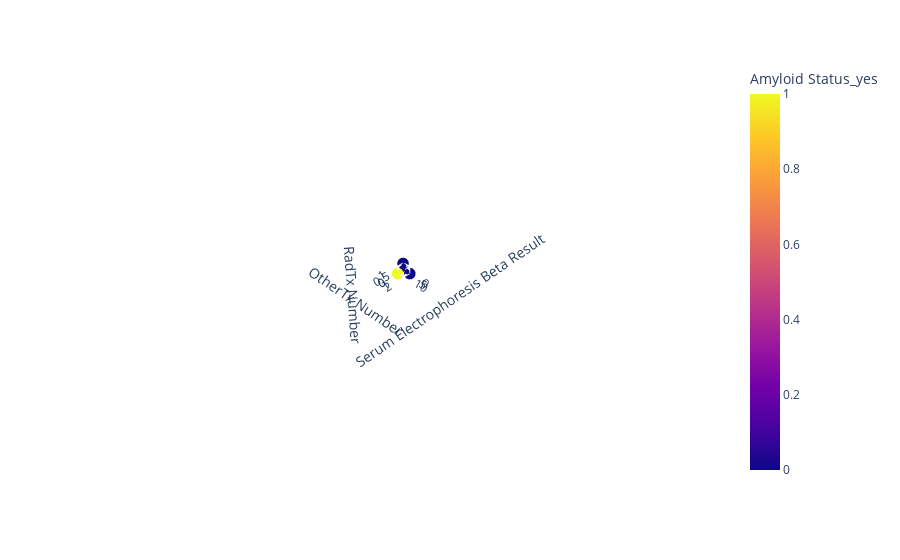

The code cell stored with this chart in its notebook:
### Markdown cell above
## 3D scatter

### Code cell
fig = px.scatter_3d(dataTable, x=top_features[0], y=top_features[1], z=top_features[2],
          color=y_column_Classification)
fig.update_traces(marker_size = 4)
fig.show()

### Figure 1 — Plotly figure (JSON) as saved in the notebook; plotly's stock layout.template omitted (floating-point values rounded to 4 significant figures)
{"data": [{"hovertemplate": "Serum Electrophoresis Beta Result=%{x}<br>OtherTx Number=%{y}<br>RadTx Number=%{z}<br>Amyloid Status_yes=%{marker.color}<extra></extra>", "legendgroup": "", "marker": {"color": [1, 1, 1, 1, 1, 1, 1, 1, 1, 1, 1, 1, 1, 1, 1, 1, 1, 1, 1, 1, 1, 0, 0, 0, 0, 0, 0, 0, 0, 0, 0, 0, 0, 0, 0, 0, 0, 0, 0, 0, 0, 0, 0, 0], "coloraxis": "coloraxis", "size": 4, "symbol": "circle"}, "mode": "markers", "name": "", "scene": "scene", "showlegend": false, "type": "scatter3d", "x": [-1, -1, 0.9, 0.6, 0.9, -1, 0.6, 14, 0.7, -1, 0.8, -1, 0.6, -1, -1, 0.7, 0.5, 0.9, 1.8, -1, 0.5, 0.8, -1, 1, -1, -1, 1.7, 0.5, 0.9, 0.6, -1, -1, 0.7, -1, 0.7, -1, 0.6, 0.8, 0.7, 0.8, 0.7, 0.8, -1, 1.1], "y": [0, 0, 0, 0, 0, 0, 0, 0, 0, 0, 0, 0, 0, 0, 0, 0, 0, 0, 0, 0, 0, 0, 0, 0, 0, 0, 0, 0, 0, 0, 0, 2, 0, 0, 0, 0, 0, 0, 0, 0, 0, 0, 0, 0], "z": [0, 0, 0, 0, 0, 0, 0, 0, 0, 0, 0, 0, 0, 0, 0, 0, 0, 0, 0, 0, 0, 0, 0, 0, 0, 0, 0, 0, 0, 1, 0, 0, 0, 0, 0, 0, 0, 0, 0, 0, 0, 0, 0, 0]}], "layout": {"autosize": true, "coloraxis": {"colorbar": {"title": {"text": "Amyloid Status_yes"}}, "colorscale": [[0, "#0d0887"], [0.1111, "#46039f"], [0.2222, "#7201a8"], [0.3333, "#9c179e"], [0.4444, "#bd3786"], [0.5556, "#d8576b"], [0.6667, "#ed7953"], [0.7778, "#fb9f3a"], [0.8889, "#fdca26"], [1, "#f0f921"]]}, "legend": {"tracegroupgap": 0}, "margin": {"t": 60}, "scene": {"aspectmode": "auto", "aspectratio": {"x": 1, "y": 1, "z": 1}, "camera": {"center": {"x": 0, "y": 0, "z": 0}, "eye": {"x": 31.94, "y": 31.94, "z": 31.94}, "projection": {"type": "perspective"}, "up": {"x": 0, "y": 0, "z": 1}}, "domain": {"x": [0, 1], "y": [0, 1]}, "xaxis": {"title": {"text": "Serum Electrophoresis Beta Result"}, "type": "linear"}, "yaxis": {"title": {"text": "OtherTx Number"}, "type": "linear"}, "zaxis": {"title": {"text": "RadTx Number"}, "type": "linear"}}}}
